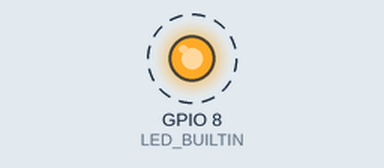
Recording of a sketch running on a simulated ESP32-C3. On the bench: output pins drawn as LEDs (lit = HIGH). Dashed ring = blinking. What the sketch prints to the serial monitor is not drawn.

Above: at 0.5 s.
Timing chart, 0 to 4.6 s (numbered marks = the images above):
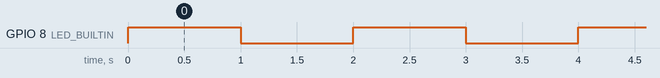

The sketch:

sketch.ino
```cpp
void setup() {
  pinMode(LED_BUILTIN, OUTPUT);

  // Wait for USB Serial to become available
  while (!Serial) delay(100);

  Serial.begin(115200);
  Serial.println("Hello, esp32c3 supermini pink!");
}

void loop() {
  digitalWrite(LED_BUILTIN, HIGH);
  delay(1000);
  digitalWrite(LED_BUILTIN, LOW);
  delay(1000);
}
```

Measured:
- by itself, GPIO 8 (LED_BUILTIN): alternates HIGH for 1.0 s and LOW for 1.0 s
